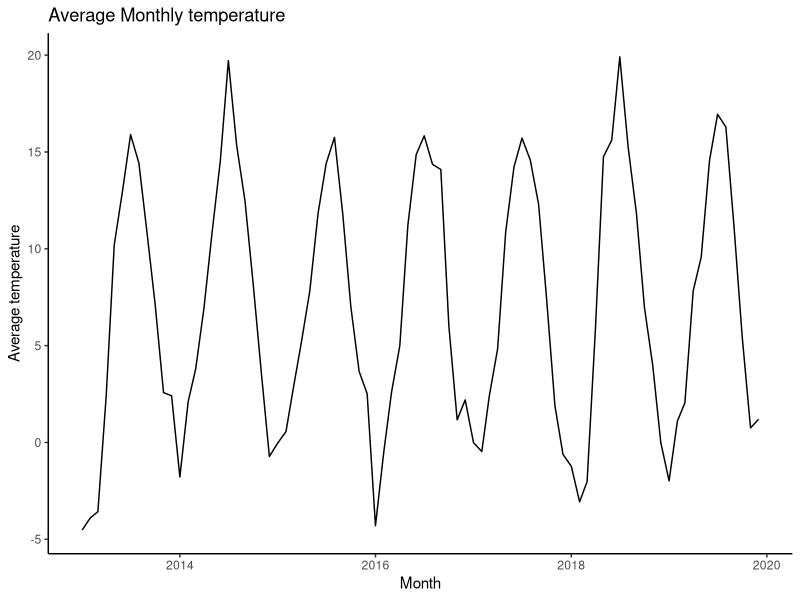
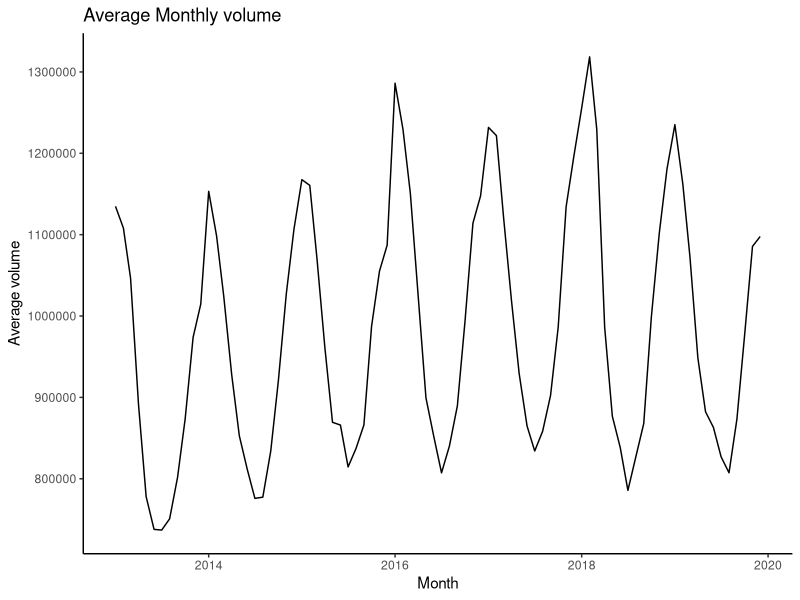
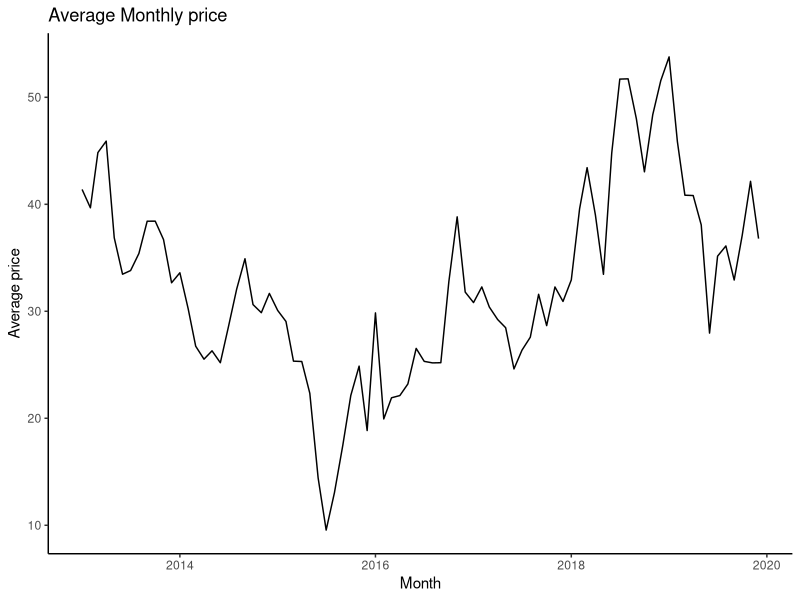

The R source for these figures, in order:
## ---- chunk 1
# Loading required packages.
library(tidyverse)  # loads ggplot2, dplyr, readr
library(lubridate)  # for date/time manipulation

## ---- chunk 2
# Loading in the data
df <- read_csv("elmarket_13_19.csv")
## ---- chunk 3
# Creating a function that plots the average monthly data of a specified variable.
plot_avg_monthly <- function(data, variable) {
  
  # Check if the specified variable is valid
  if (variable %in% names(data)) {
    
    # Extract year and month, calculate the average per month
    avg_data <- data %>%
      mutate(year_month = floor_date(date, "month")) %>%
      group_by(year_month) %>%
      summarise(avg_var = mean(get(variable), na.rm = TRUE))
    
    # Plot
    p <- ggplot(avg_data, aes(x = year_month, y = avg_var)) +
      geom_line() +
      labs(y = paste("Average", variable),
           x = "Month",
           title = paste("Average Monthly", variable)) +
      theme_classic()
    return(p)
    
  # If the specified variable is invalid  
  } else {
    stop("Invalid variable name. Choose a variable present in the data frame.")
  }
}
## ---- chunk 4
# Create a loop that creates plots of specified variables

# List of variables that we want to visualize monthly data
variable_list <- c("volume", "temperature", "price", "wind_production")

# Initialized list to store the plot objects
plot_list <- list()

# Looping through the variable list and applying the plot function for each variable
for (i in variable_list) {
  p <- plot_avg_monthly(data = df, variable = i)  # calling the monthly plot function
  plot_list[[i]] <- p                             # storing the plot in a list making it accessible later                 
}
## ---- chunk 5
# Plot monthly average temperature
plot_list$temperature
## ---- chunk 6
# Plot monthly average volume
plot_list$volume
## ---- chunk 7
# Plot monthly average price
plot_list$price
## ---- chunk 8
# Plot monthly average wind production
plot_list$wind_production. 
## ---- chunk 9
# Create a function that handles multiple variables and creates single plot
plot_avg_monthly_multi <- function(data, variables) {
  
  # Check if the specified variable is valid
  if (all(variables %in% names(data))) {
    
    # Extract year and month, calculate the average per month of both variables
    avg_data <- data %>%
      mutate(year_month = floor_date(date, "month")) %>%
      group_by(year_month) %>%
      summarise(avg_var1 = mean(get(variables[1]), na.rm = TRUE),
                avg_var2 = mean(get(variables[2]), na.rm = TRUE), 
                .groups = "drop")
    
    # Compute a scaling factor to map both variables onto a similar scale
    scale_factor <- mean(avg_data$avg_var1, na.rm = TRUE) / 
                    mean(avg_data$avg_var2, na.rm = TRUE)
    
    # Plot
    p <- ggplot(avg_data, aes(x = year_month)) +
      geom_line(aes(y = avg_var1), color = "red") +
      geom_line(aes(y = avg_var2 * scale_factor), color = "blue") +
      scale_y_continuous(
        name = paste("Average", variables[1]),
        sec.axis = sec_axis(~. / scale_factor, name = paste("Average", variables[2])),
        labels = scales::number
      ) +
      labs(
        x = "Month",
        title = paste("Monthly averages of", paste(variables, collapse = " & "))
      ) +
      theme_classic()
    return(p)
    
  # If the specified variable is invalid  
  } else {
    stop("Invalid variable name. Choose variables present in the data frame.")
  }
}
